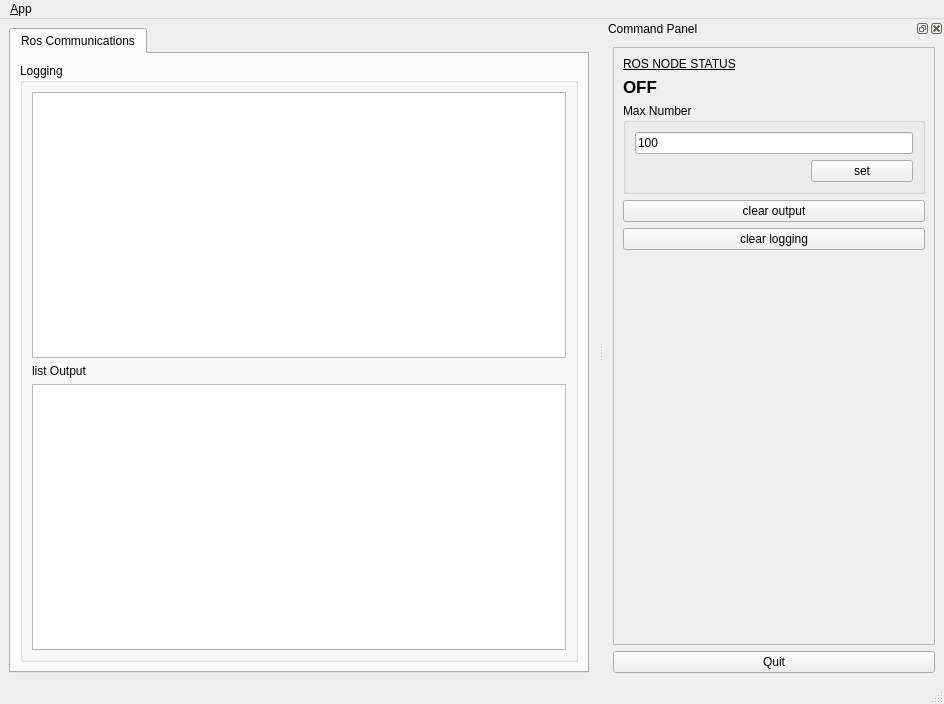
<?xml version="1.0" encoding="UTF-8"?>
<ui version="4.0">
 <class>MainWindowDesign</class>
 <widget class="QMainWindow" name="MainWindowDesign">
  <property name="geometry">
   <rect>
    <x>0</x>
    <y>0</y>
    <width>944</width>
    <height>704</height>
   </rect>
  </property>
  <property name="windowTitle">
   <string>QRosApp</string>
  </property>
  <property name="windowIcon">
   <iconset resource="../resources/images.qrc">
    <normaloff>:/images/icon.png</normaloff>:/images/icon.png</iconset>
  </property>
  <property name="locale">
   <locale language="English" country="Australia"/>
  </property>
  <widget class="QWidget" name="centralwidget">
   <layout class="QHBoxLayout">
    <item>
     <widget class="QTabWidget" name="tab_manager">
      <property name="minimumSize">
       <size>
        <width>100</width>
        <height>0</height>
       </size>
      </property>
      <property name="locale">
       <locale language="English" country="Australia"/>
      </property>
      <property name="currentIndex">
       <number>0</number>
      </property>
      <widget class="QWidget" name="tab_status">
       <attribute name="title">
        <string>Ros Communications</string>
       </attribute>
       <layout class="QVBoxLayout" name="verticalLayout_2">
        <item>
         <widget class="QGroupBox" name="groupBox_12">
          <property name="sizePolicy">
           <sizepolicy hsizetype="MinimumExpanding" vsizetype="Preferred">
            <horstretch>0</horstretch>
            <verstretch>0</verstretch>
           </sizepolicy>
          </property>
          <property name="title">
           <string>Logging</string>
          </property>
          <layout class="QGridLayout" name="gridLayout_3">
           <item row="2" column="0">
            <widget class="QLabel" name="label">
             <property name="text">
              <string>list Output</string>
             </property>
            </widget>
           </item>
           <item row="1" column="0">
            <widget class="QListView" name="view_logging">
             <property name="mouseTracking">
              <bool>true</bool>
             </property>
            </widget>
           </item>
           <item row="3" column="0">
            <widget class="QListView" name="view_output">
             <property name="isWrapping" stdset="0">
              <bool>false</bool>
             </property>
             <property name="resizeMode">
              <enum>QListView::Fixed</enum>
             </property>
             <property name="layoutMode">
              <enum>QListView::Batched</enum>
             </property>
             <property name="spacing">
              <number>1</number>
             </property>
             <property name="viewMode">
              <enum>QListView::ListMode</enum>
             </property>
             <property name="modelColumn">
              <number>0</number>
             </property>
             <property name="wordWrap">
              <bool>true</bool>
             </property>
            </widget>
           </item>
          </layout>
         </widget>
        </item>
       </layout>
      </widget>
     </widget>
    </item>
   </layout>
  </widget>
  <widget class="QMenuBar" name="menubar">
   <property name="geometry">
    <rect>
     <x>0</x>
     <y>0</y>
     <width>944</width>
     <height>26</height>
    </rect>
   </property>
   <widget class="QMenu" name="menu_File">
    <property name="title">
     <string>&amp;App</string>
    </property>
    <addaction name="action_Preferences"/>
    <addaction name="separator"/>
    <addaction name="actionAbout"/>
    <addaction name="actionAbout_Qt"/>
    <addaction name="separator"/>
    <addaction name="action_Quit"/>
   </widget>
   <addaction name="menu_File"/>
  </widget>
  <widget class="QStatusBar" name="statusbar"/>
  <widget class="QDockWidget" name="dock_status">
   <property name="sizePolicy">
    <sizepolicy hsizetype="Minimum" vsizetype="Preferred">
     <horstretch>0</horstretch>
     <verstretch>0</verstretch>
    </sizepolicy>
   </property>
   <property name="minimumSize">
    <size>
     <width>340</width>
     <height>547</height>
    </size>
   </property>
   <property name="allowedAreas">
    <set>Qt::RightDockWidgetArea</set>
   </property>
   <property name="windowTitle">
    <string>Command Panel</string>
   </property>
   <attribute name="dockWidgetArea">
    <number>2</number>
   </attribute>
   <widget class="QWidget" name="dockWidgetContents_2">
    <layout class="QVBoxLayout" name="verticalLayout">
     <item>
      <widget class="QFrame" name="frame">
       <property name="sizePolicy">
        <sizepolicy hsizetype="Minimum" vsizetype="Preferred">
         <horstretch>0</horstretch>
         <verstretch>0</verstretch>
        </sizepolicy>
       </property>
       <property name="frameShape">
        <enum>QFrame::StyledPanel</enum>
       </property>
       <property name="frameShadow">
        <enum>QFrame::Raised</enum>
       </property>
       <layout class="QVBoxLayout" name="verticalLayout_3">
        <item>
         <widget class="QLabel" name="labelRosNode">
          <property name="font">
           <font>
            <underline>true</underline>
           </font>
          </property>
          <property name="text">
           <string>ROS NODE STATUS</string>
          </property>
         </widget>
        </item>
        <item>
         <widget class="QLabel" name="Label_RosNodeStatus">
          <property name="font">
           <font>
            <pointsize>13</pointsize>
            <weight>75</weight>
            <bold>true</bold>
           </font>
          </property>
          <property name="text">
           <string>OFF</string>
          </property>
         </widget>
        </item>
        <item>
         <widget class="QGroupBox" name="groupBox">
          <property name="font">
           <font>
            <underline>false</underline>
           </font>
          </property>
          <property name="title">
           <string>Max Number</string>
          </property>
          <layout class="QGridLayout" name="gridLayout">
           <item row="1" column="1">
            <widget class="QPushButton" name="set">
             <property name="enabled">
              <bool>true</bool>
             </property>
             <property name="sizePolicy">
              <sizepolicy hsizetype="MinimumExpanding" vsizetype="Fixed">
               <horstretch>0</horstretch>
               <verstretch>0</verstretch>
              </sizepolicy>
             </property>
             <property name="font">
              <font>
               <underline>false</underline>
              </font>
             </property>
             <property name="toolTip">
              <string>Set the target to the current joint trajectory state.</string>
             </property>
             <property name="statusTip">
              <string>Clear all waypoints and set the target to the current joint trajectory state.</string>
             </property>
             <property name="text">
              <string>set</string>
             </property>
            </widget>
           </item>
           <item row="0" column="0" colspan="2">
            <widget class="QLineEdit" name="line_value">
             <property name="font">
              <font>
               <underline>false</underline>
              </font>
             </property>
             <property name="text">
              <string>100</string>
             </property>
            </widget>
           </item>
           <item row="1" column="0">
            <spacer name="horizontalSpacer">
             <property name="orientation">
              <enum>Qt::Horizontal</enum>
             </property>
             <property name="sizeHint" stdset="0">
              <size>
               <width>170</width>
               <height>21</height>
              </size>
             </property>
            </spacer>
           </item>
          </layout>
         </widget>
        </item>
        <item>
         <widget class="QPushButton" name="pushButton">
          <property name="text">
           <string>clear output</string>
          </property>
         </widget>
        </item>
        <item>
         <widget class="QPushButton" name="pushButton_2">
          <property name="text">
           <string>clear logging</string>
          </property>
         </widget>
        </item>
        <item>
         <spacer name="verticalSpacer_3">
          <property name="orientation">
           <enum>Qt::Vertical</enum>
          </property>
          <property name="sizeHint" stdset="0">
           <size>
            <width>20</width>
            <height>233</height>
           </size>
          </property>
         </spacer>
        </item>
       </layout>
      </widget>
     </item>
     <item>
      <widget class="QPushButton" name="quit_button">
       <property name="sizePolicy">
        <sizepolicy hsizetype="MinimumExpanding" vsizetype="Fixed">
         <horstretch>0</horstretch>
         <verstretch>0</verstretch>
        </sizepolicy>
       </property>
       <property name="text">
        <string>Quit</string>
       </property>
      </widget>
     </item>
    </layout>
   </widget>
  </widget>
  <action name="action_Quit">
   <property name="text">
    <string>&amp;Quit</string>
   </property>
   <property name="shortcut">
    <string>Ctrl+Q</string>
   </property>
   <property name="shortcutContext">
    <enum>Qt::ApplicationShortcut</enum>
   </property>
  </action>
  <action name="action_Preferences">
   <property name="text">
    <string>&amp;Preferences</string>
   </property>
  </action>
  <action name="actionAbout">
   <property name="text">
    <string>&amp;About</string>
   </property>
  </action>
  <action name="actionAbout_Qt">
   <property name="text">
    <string>About &amp;Qt</string>
   </property>
  </action>
 </widget>
 <resources>
  <include location="../resources/images.qrc"/>
 </resources>
 <connections>
  <connection>
   <sender>action_Quit</sender>
   <signal>triggered()</signal>
   <receiver>MainWindowDesign</receiver>
   <slot>close()</slot>
   <hints>
    <hint type="sourcelabel">
     <x>-1</x>
     <y>-1</y>
    </hint>
    <hint type="destinationlabel">
     <x>399</x>
     <y>299</y>
    </hint>
   </hints>
  </connection>
  <connection>
   <sender>quit_button</sender>
   <signal>clicked()</signal>
   <receiver>MainWindowDesign</receiver>
   <slot>close()</slot>
   <hints>
    <hint type="sourcelabel">
     <x>859</x>
     <y>552</y>
    </hint>
    <hint type="destinationlabel">
     <x>469</x>
     <y>299</y>
    </hint>
   </hints>
  </connection>
 </connections>
</ui>
